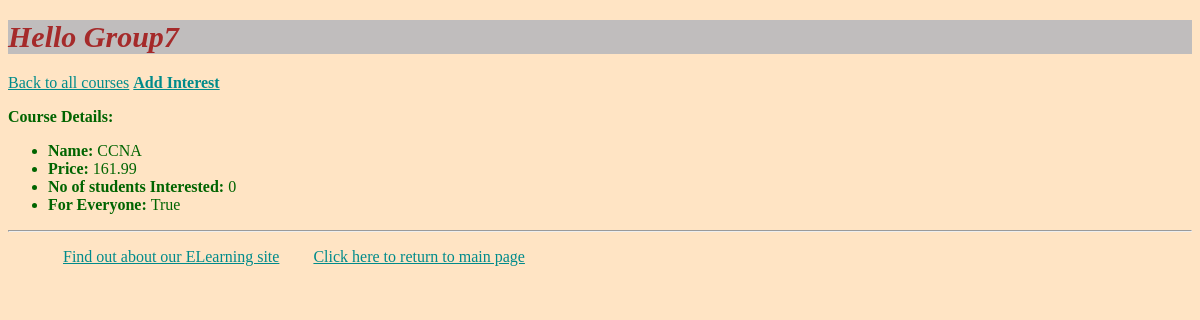
The app's page /myapp/courses/1/ with its own data.
### myapp/models.py (models this page shows, shortened)
class Course(models.Model):
    topic = models.ForeignKey(Topic, related_name='courses', on_delete=models.CASCADE)
    name = models.CharField(max_length=200)
    interested = models.PositiveIntegerField(default=0)
    stages = models.PositiveIntegerField(default=3)
    price = models.DecimalField(max_digits=10, decimal_places=2)
    for_everyone = models.BooleanField(default=True)
    description = models.TextField(max_length=300, null=True, blank=True)

### myapp/views.py (the view)
# urls.py: path(r'courses/<int:course_no>/', views.coursedetail, name='coursedetail'),
def coursedetail(request, course_no):
    course = get_object_or_404(Course, id=course_no)
    context = {'course': course}
    return render(request, 'myapp/coursedetail.html', context)

### myapp/templates/myapp/coursedetail.html
{% extends 'myapp/base.html' %}
{% block body_block %}
    <a href="{% url 'myapp:courses' %}">Back to all courses</a>
    <b><a href="{% url 'myapp:add_interest' course.id %}">Add Interest</a> </b>
    <p><b>Course Details:</b></p>
    <ul>
        <li>
            <b>Name: </b>{{ course.name}}
        </li>
        <li>
            <b>Price: </b>{{ course.price }}
        </li>
        <li>
            <b>No of students Interested: </b>{{ course.interested }}
        </li>
        <li>
            <b>For Everyone: </b>{{ course.for_everyone }}
        </li>
    </ul>
{% endblock %}

### myapp/static/style.css (style rules this page uses)
body { background-color: bisque; color: darkgreen; }
a { color: darkcyan; }

### records on screen
Course: name "CCNA", price "161.99", interested "0", for_everyone "True"
